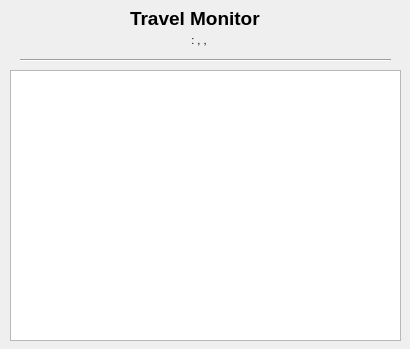
<?xml version="1.0" encoding="UTF-8"?>
<ui version="4.0">
 <class>TravelMonitor</class>
 <widget class="QDialog" name="TravelMonitor">
  <property name="geometry">
   <rect>
    <x>0</x>
    <y>0</y>
    <width>410</width>
    <height>349</height>
   </rect>
  </property>
  <property name="windowTitle">
   <string>Dialog</string>
  </property>
  <widget class="QLabel" name="TitleLabel">
   <property name="geometry">
    <rect>
     <x>130</x>
     <y>10</y>
     <width>141</width>
     <height>17</height>
    </rect>
   </property>
   <property name="font">
    <font>
     <pointsize>14</pointsize>
     <weight>75</weight>
     <bold>true</bold>
    </font>
   </property>
   <property name="text">
    <string>Travel Monitor</string>
   </property>
  </widget>
  <widget class="QLabel" name="descriptionLabel">
   <property name="geometry">
    <rect>
     <x>0</x>
     <y>30</y>
     <width>401</width>
     <height>20</height>
    </rect>
   </property>
   <property name="font">
    <font>
     <pointsize>8</pointsize>
    </font>
   </property>
   <property name="text">
    <string>&lt;Train Name&gt;: &lt;Avg. Travel Duration&gt;, &lt;Standard Deviation&gt;, &lt;Last Duration&gt;</string>
   </property>
   <property name="alignment">
    <set>Qt::AlignCenter</set>
   </property>
  </widget>
  <widget class="Line" name="line">
   <property name="geometry">
    <rect>
     <x>20</x>
     <y>50</y>
     <width>371</width>
     <height>20</height>
    </rect>
   </property>
   <property name="orientation">
    <enum>Qt::Horizontal</enum>
   </property>
  </widget>
  <widget class="QPlainTextEdit" name="plainTextEdit">
   <property name="geometry">
    <rect>
     <x>10</x>
     <y>70</y>
     <width>391</width>
     <height>271</height>
    </rect>
   </property>
   <property name="documentTitle">
    <string/>
   </property>
   <property name="plainText">
    <string/>
   </property>
   <property name="backgroundVisible">
    <bool>false</bool>
   </property>
  </widget>
 </widget>
 <resources/>
 <connections/>
</ui>
